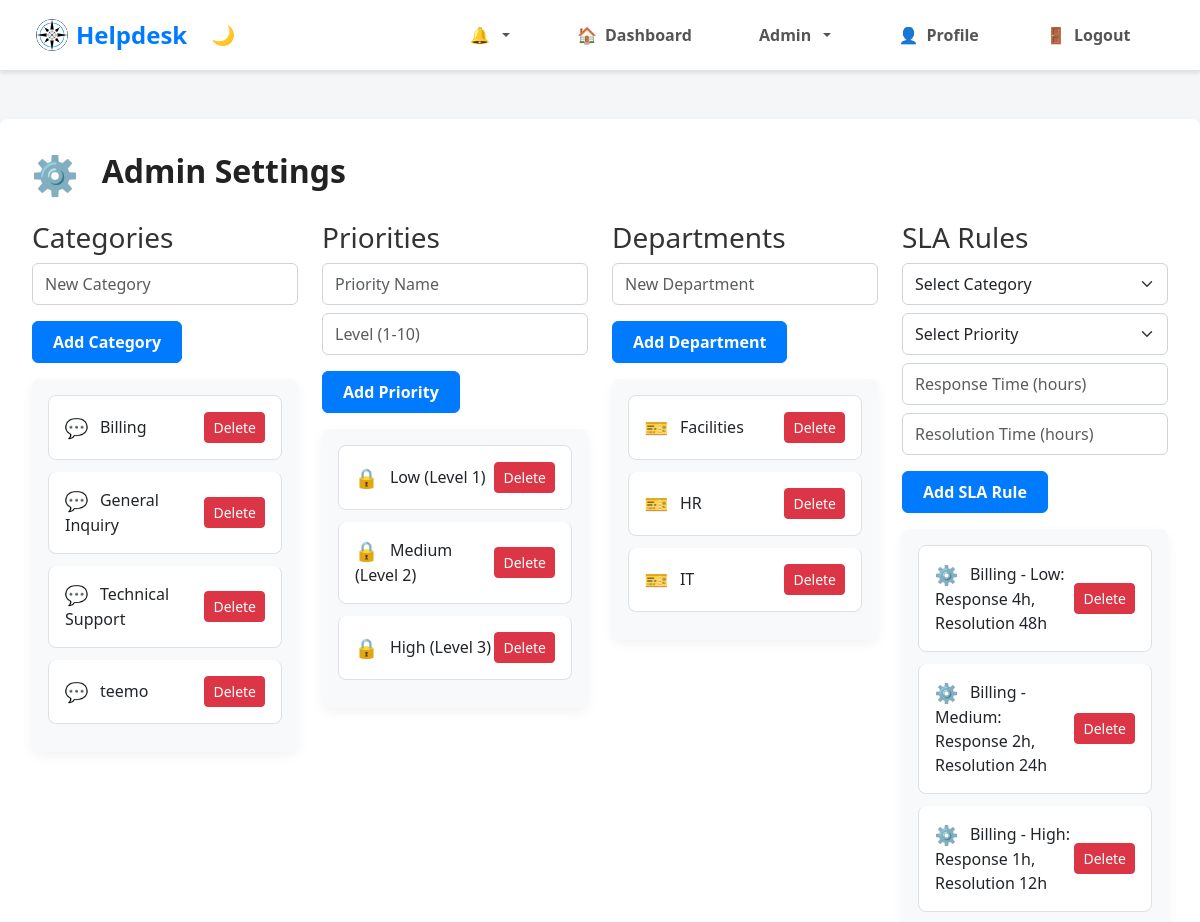
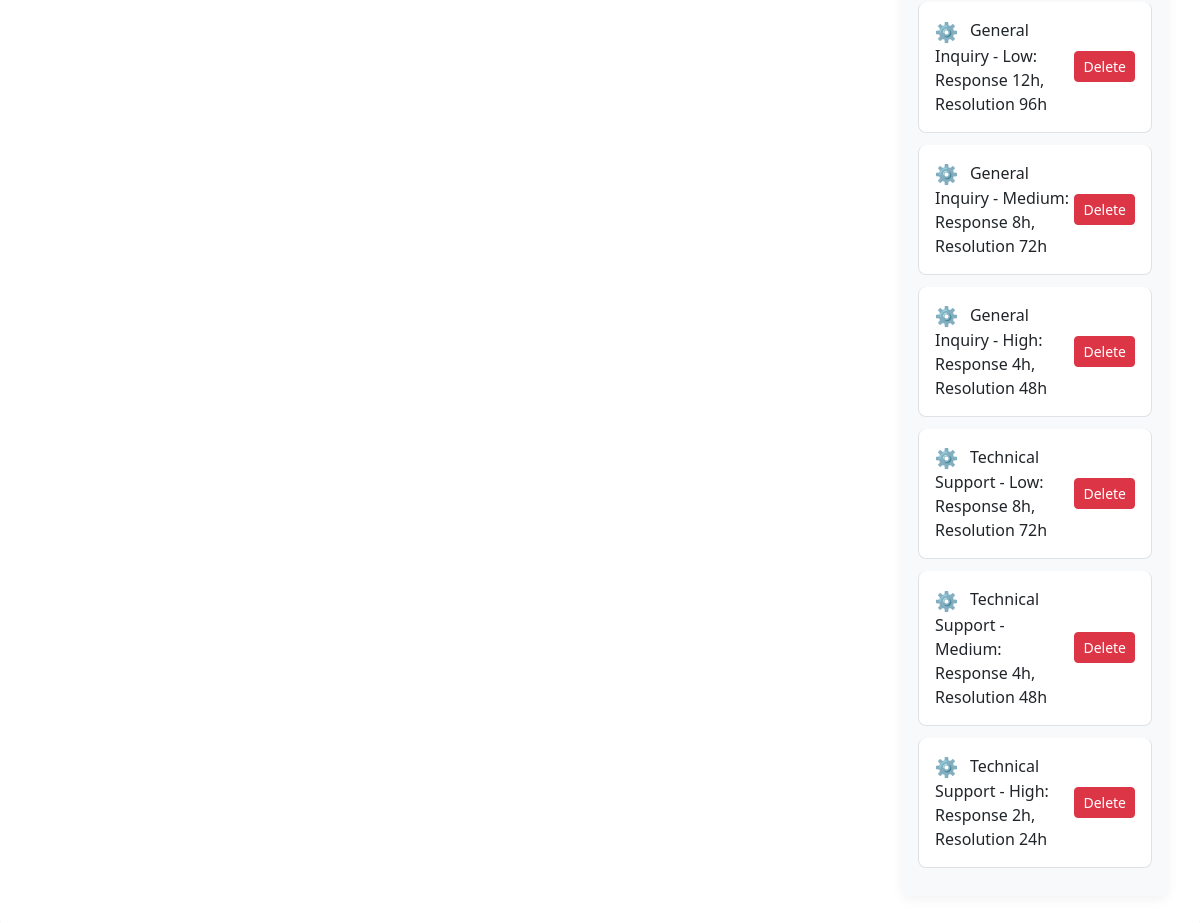
/admin_settings.php (signed in), run on the app's committed database (2 pictures, top to bottom).
### tables this page shows
CREATE TABLE `categories` (
  `id` int(11) NOT NULL AUTO_INCREMENT,
  `name` varchar(100) NOT NULL,
  PRIMARY KEY (`id`),
  UNIQUE KEY `name` (`name`)
);

CREATE TABLE `priorities` (
  `id` int(11) NOT NULL AUTO_INCREMENT,
  `name` varchar(50) NOT NULL,
  `level` int(11) NOT NULL,
  PRIMARY KEY (`id`),
  UNIQUE KEY `name` (`name`)
);

CREATE TABLE `departments` (
  `id` int(11) NOT NULL AUTO_INCREMENT,
  `name` varchar(100) NOT NULL,
  `description` text DEFAULT NULL,
  PRIMARY KEY (`id`),
  UNIQUE KEY `name` (`name`)
);

CREATE TABLE `sla_rules` (
  `id` int(11) NOT NULL AUTO_INCREMENT,
  `category_id` int(11) DEFAULT NULL,
  `priority_id` int(11) DEFAULT NULL,
  `response_time_hours` int(11) DEFAULT NULL,
  `resolution_time_hours` int(11) DEFAULT NULL,
  PRIMARY KEY (`id`),
  KEY `category_id` (`category_id`),
  KEY `priority_id` (`priority_id`),
  CONSTRAINT `sla_rules_ibfk_1` FOREIGN KEY (`category_id`) REFERENCES `categories` (`id`),
  CONSTRAINT `sla_rules_ibfk_2` FOREIGN KEY (`priority_id`) REFERENCES `priorities` (`id`)
);

### admin_settings.php (the view, shortened to what this page needs)
<?php
include 'db.php';
$categories = $pdo->query("SELECT * FROM categories ORDER BY name")->fetchAll();
$priorities = $pdo->query("SELECT * FROM priorities ORDER BY level")->fetchAll();
$sla_rules = $pdo->query("SELECT s.*, c.name AS category_name, p.name AS priority_name FROM sla_rules s JOIN categories c ON s.category_id = c.id JOIN priorities p ON s.priority_id = p.id ORDER BY c.name, p.level")->fetchAll();
$departments = $pdo->query("SELECT * FROM departments ORDER BY name")->fetchAll();
?>
<!DOCTYPE html>
<html lang="en">
<head>
    <link href="https://cdn.jsdelivr.net/npm/bootstrap@5.3.0/dist/css/bootstrap.min.css" rel="stylesheet">
    <link rel="stylesheet" href="styles.css">
</head>
<body data-user-role="admin">
    <?php include 'navbar.php'; ?>
    <div class="container mt-5">
        <h2><span class="notification-icon type-system"></span> Admin Settings</h2>
        <div class="row">
            <div class="col-md-3">
                <h3>Categories</h3>
                <form method="POST">
                    <div class="mb-3">
                        <input type="text" name="category_name" class="form-control" placeholder="New Category" required>
                    </div>
                    <button type="submit" name="add_category" class="btn btn-primary">Add Category</button>
                </form>
                <ul class="list-group mt-3">
                    <?php foreach ($categories as $cat): ?>
                    <li class="list-group-item d-flex justify-content-between align-items-center">
                        <span><span class="notification-icon type-new_message"></span> <?php echo htmlspecialchars($cat['name']); ?></span>
                        <form method="POST" class="d-inline" id="delete-category-<?php echo $cat['id']; ?>">
                            <button type="button" name="delete_category" class="btn btn-danger btn-sm delete-btn" data-form-id="delete-category-<?php echo $cat['id']; ?>" data-item-name="<?php echo htmlspecialchars($cat['name']); ?>" data-item-type="category">Delete</button>
                        </form>
                    </li>
                    <?php endforeach; ?>
                </ul>
            </div>
            <div class="col-md-3">
                <h3>Priorities</h3>
                <form method="POST">
                    <div class="mb-3">
                        <input type="text" name="priority_name" class="form-control" placeholder="Priority Name" required>
                        <input type="number" name="priority_level" class="form-control mt-2" placeholder="Level (1-10)" min="1" max="10" required>
                    </div>
                    <button type="submit" name="add_priority" class="btn btn-primary">Add Priority</button>
                </form>
                <ul class="list-group mt-3">
                    <?php foreach ($priorities as $pri): ?>
                    <li class="list-group-item d-flex justify-content-between align-items-center">
                        <span><span class="notification-icon type-ticket_resolution"></span> <?php echo htmlspecialchars($pri['name']) . ' (Level ' . $pri['level'] . ')'; ?></span>
                        <form method="POST" class="d-inline" id="delete-priority-<?php echo $pri['id']; ?>">
                            <button type="button" name="delete_priority" class="btn btn-danger btn-sm delete-btn" data-form-id="delete-priority-<?php echo $pri['id']; ?>" data-item-name="<?php echo htmlspecialchars($pri['name']); ?>" data-item-type="priority">Delete</button>
                        </form>
                    </li>
                    <?php endforeach; ?>
                </ul>
            </div>
            <div class="col-md-3">
                <h3>Departments</h3>
                <form method="POST">
                    <div class="mb-3">
                        <input type="text" name="department_name" class="form-control" placeholder="New Department" required>
                    </div>
                    <button type="submit" name="add_department" class="btn btn-primary">Add Department</button>
                </form>
                <ul class="list-group mt-3">
                    <?php foreach ($departments as $dept): ?>
                    <li class="list-group-item d-flex justify-content-between align-items-center">
                        <span><span class="notification-icon type-new_ticket"></span> <?php echo htmlspecialchars($dept['name']); ?></span>
                        <form method="POST" class="d-inline" id="delete-department-<?php echo $dept['id']; ?>">
                            <button type="button" name="delete_department" class="btn btn-danger btn-sm delete-btn" data-form-id="delete-department-<?php echo $dept['id']; ?>" data-item-name="<?php echo htmlspecialchars($dept['name']); ?>" data-item-type="department">Delete</button>
                        </form>
                    </li>
                    <?php endforeach; ?>
                </ul>
            </div>
            <div class="col-md-3">
                <h3>SLA Rules</h3>
                <form method="POST">
                    <div class="mb-3">
                        <select name="sla_category" class="form-select" required>
                            <option value="">Select Category</option>
                        </select>
                        <select name="sla_priority" class="form-select mt-2" required>
                            <option value="">Select Priority</option>
                        </select>
                        <input type="number" name="response_time" class="form-control mt-2" placeholder="Response Time (hours)" min="1" required>
                        <input type="number" name="resolution_time" class="form-control mt-2" placeholder="Resolution Time (hours)" min="1" required>
                    </div>
                    <button type="submit" name="add_sla" class="btn btn-primary">Add SLA Rule</button>
                </form>
                <ul class="list-group mt-3">
                    <?php foreach ($sla_rules as $sla): ?>
                    <li class="list-group-item d-flex justify-content-between align-items-center">
                        <span><span class="notification-icon type-system"></span> <?php echo htmlspecialchars($sla['category_name']) . ' - ' . htmlspecialchars($sla['priority_name']) . ': Response ' . $sla['response_time_hours'] . 'h, Resolution ' . $sla['resolution_time_hours'] . 'h'; ?></span>
                        <form method="POST" class="d-inline" id="delete-sla-<?php echo $sla['id']; ?>">
                            <button type="button" name="delete_sla" class="btn btn-danger btn-sm delete-btn" data-form-id="delete-sla-<?php echo $sla['id']; ?>" data-item-name="<?php echo htmlspecialchars($sla['category_name'] . ' - ' . $sla['priority_name']); ?>" data-item-type="SLA rule">Delete</button>
                        </form>
                    </li>
                    <?php endforeach; ?>
                </ul>
            </div>
        </div>
    </div>
</body>
</html>

### navbar.php (shortened to what this page needs)
<?php
$is_logged_in = isset($_SESSION['user_id']);
$user_role = $is_logged_in ? $_SESSION['role'] : null;
?>
<nav class="navbar navbar-expand-lg navbar-light bg-light">
    <div class="container">
        <a class="navbar-brand" href="index.php"><img src="image/3.png" alt="Logo">Helpdesk</a>
        <?php if (!$is_logged_in): ?>
            <button class="theme-toggle d-lg-none" id="theme-toggle" aria-label="Toggle Dark Mode">🌙</button>
            <div class="collapse navbar-collapse" id="navbarNav">
                <div class="navbar-nav ms-auto">
                    <a class="nav-link" href="login.php">Login</a>
                    <a class="nav-link" href="register.php">Register</a>
                    <button class="theme-toggle d-none d-lg-block" id="theme-toggle" aria-label="Toggle Dark Mode" type="button">🌙</button>
                </div>
            </div>
        <?php else: ?>
            <div class="collapse navbar-collapse" id="navbarNav">
                <div class="navbar-nav me-auto">
                    <button class="theme-toggle d-none d-lg-block" id="theme-toggle" aria-label="Toggle Dark Mode" type="button">🌙</button>
                </div>
                <div class="navbar-nav ms-auto">
                    <div class="dropdown d-none d-lg-block">
                        <button class="btn btn-link nav-link dropdown-toggle" type="button" id="notificationDropdown" data-bs-toggle="dropdown" aria-expanded="false">
                            🔔 <span id="unread-count" class="badge bg-danger"></span>
                        </button>
                    </div>
                    <?php if ($user_role == 'admin'): ?>
                        <a class="nav-link" href="admin_dashboard.php">Dashboard</a>
                        <div class="nav-item dropdown">
                            <a class="nav-link dropdown-toggle" href="#" id="adminDropdown" role="button" data-bs-toggle="dropdown" aria-expanded="false">
                                Admin
                            </a>
                        </div>
                    <?php else: ?>
                        <a class="nav-link" href="view_tickets.php">View Tickets</a>
                        <a class="nav-link" href="submit_ticket.php">Submit Ticket</a>
                        <a class="nav-link" href="faq.php">FAQ</a>
                    <?php endif; ?>
                    <a class="nav-link" href="profile.php">Profile</a>
                    <a class="nav-link" href="logout.php">Logout</a>
                </div>
            </div>
        <?php endif; ?>
    </div>
</nav>

### styles.css (style rules this page uses)
:root { --bg-color: #f8f9fa; --text-color: #212529; --navbar-bg: #ffffff; --navbar-text: #000000; --card-bg: #ffffff; --border-color: #dee2e6; --input-bg: #ffffff; --input-border: #ced4da; --table-bg: #ffffff; --table-border: #dee2e6; --chat-bg: #ffffff; --message-border: #eee; --btn-primary: #007bff; --btn-secondary: #6c757d; }
body { background-color: var(--bg-color); color: var(--text-color); transition: background-color 0.3s, color 0.3s; }
.navbar { background-color: var(--navbar-bg) !important; border-bottom: 1px solid var(--border-color); box-shadow: 0 2px 6px rgba(0,0,0,0.1); padding: 0.5rem 1rem; position: sticky; top: 0; z-index: 1030; display: flex; align-items: center; justify-content: space-between; }
.navbar-brand { font-weight: 700; font-size: 1.6rem; color: var(--navbar-text) !important; display: flex; align-items: center; gap: 0.5rem; }
.navbar-brand img { height: 32px; width: 32px; border-radius: 50%; object-fit: cover; }
.navbar-nav { display: flex; align-items: center; gap: 1.5rem; list-style: none; margin: 0; padding: 0; }
.navbar-nav .nav-link { color: var(--navbar-text) !important; font-weight: 600; font-size: 1rem; padding: 0.4rem 0.6rem; border-radius: 6px; transition: background-color 0.3s ease, color 0.3s ease; cursor: pointer; text-decoration: none; display: flex; align-items: center; gap: 0.5rem; }
.container { max-width: 1200px; }
.form-control { background-color: var(--input-bg); border-color: var(--input-border); color: var(--text-color); }
.btn-primary { background-color: var(--btn-primary); border-color: var(--btn-primary); }
.theme-toggle { background: none; border: none; color: var(--navbar-text); font-size: 1.2rem; cursor: pointer; padding: 0.5rem; border-radius: 0.25rem; transition: background-color 0.3s; }
.list-group { background-color: #f8f9fa; border-radius: 8px; box-shadow: 0 4px 12px rgba(0,0,0,0.05); padding: 1rem; }
.list-group-item { background-color: #ffffff; color: #212529; border: 1px solid #dee2e6; border-radius: 8px; margin-bottom: 0.75rem; padding: 1rem; transition: background-color 0.3s ease, box-shadow 0.3s ease; }
.navbar-nav .nav-link[href*="admin_dashboard.php"]::before { content: '🏠'; }
.navbar-nav .nav-link[href*="profile.php"]::before { content: '👤'; }
.navbar-nav .nav-link[href*="logout.php"]::before { content: '🚪'; }
body[data-user-role="admin"] { background-color: #f4f6f8; font-family: 'Segoe UI', Tahoma, Geneva, Verdana, sans-serif; color: #333; }
body[data-user-role="admin"] .navbar { background-color: #ffffff !important; box-shadow: 0 2px 4px rgba(0,0,0,0.1); padding: 0.75rem 1.5rem; }
body[data-user-role="admin"] .navbar-brand { font-weight: 700; font-size: 1.5rem; color: #007bff !important; }
body[data-user-role="admin"] .navbar-nav .nav-link { color: #555 !important; font-weight: 600; margin-right: 1.5rem; font-size: 1rem; padding: 0.4rem 0.6rem; border-radius: 6px; transition: background-color 0.3s ease, color 0.3s ease; }
body[data-user-role="admin"] .container.mt-5 { background: #fff; padding: 2rem; border-radius: 8px; box-shadow: 0 4px 12px rgba(0,0,0,0.05); }
body[data-user-role="admin"] h2 { font-weight: 700; margin-bottom: 1.5rem; color: #222; }
body[data-user-role="admin"] .form-select, body[data-user-role="admin"] .form-control { border-radius: 6px; border: 1px solid #ced4da; padding: 0.5rem 0.75rem; font-size: 1rem; transition: border-color 0.3s ease; }
body[data-user-role="admin"] .btn-primary { background-color: #007bff; border-color: #007bff; font-weight: 600; padding: 0.5rem 1.25rem; border-radius: 6px; transition: background-color 0.3s ease; }
.notification-icon { display: inline-flex; align-items: center; justify-content: center; width: 1.2em; height: 1.2em; font-size: 1.2em; margin-right: 0.4em; vertical-align: middle; }
.notification-icon::before { margin-right: 0; }
.notification-icon.type-new_ticket::before { content: "🎫"; }
.notification-icon.type-ticket_resolution::before { content: "🔒"; }
.notification-icon.type-new_message::before { content: "💬"; }
.notification-icon.type-system::before { content: "⚙️"; }

### data on the page
categories: name "Billing"
categories: name "General Inquiry"
categories: name "Technical Support"
categories: name "teemo"
priorities: name "Low", level "1"
priorities: name "Medium", level "2"
priorities: name "High", level "3"
departments: name "Facilities"
departments: name "HR"
departments: name "IT"
sla_rules: category.name "Billing", priority.name "Low", response_time_hours "4", resolution_time_hours "48"
sla_rules: category.name "Billing", priority.name "Medium", response_time_hours "2", resolution_time_hours "24"
sla_rules: category.name "Billing", priority.name "High", response_time_hours "1", resolution_time_hours "12"
sla_rules: category.name "General Inquiry", priority.name "Low", response_time_hours "12", resolution_time_hours "96"
sla_rules: category.name "General Inquiry", priority.name "Medium", response_time_hours "8", resolution_time_hours "72"
sla_rules: category.name "General Inquiry", priority.name "High", response_time_hours "4", resolution_time_hours "48"
sla_rules: category.name "Technical Support", priority.name "Low", response_time_hours "8", resolution_time_hours "72"
sla_rules: category.name "Technical Support", priority.name "Medium", response_time_hours "4", resolution_time_hours "48"
sla_rules: category.name "Technical Support", priority.name "High", response_time_hours "2", resolution_time_hours "24"
